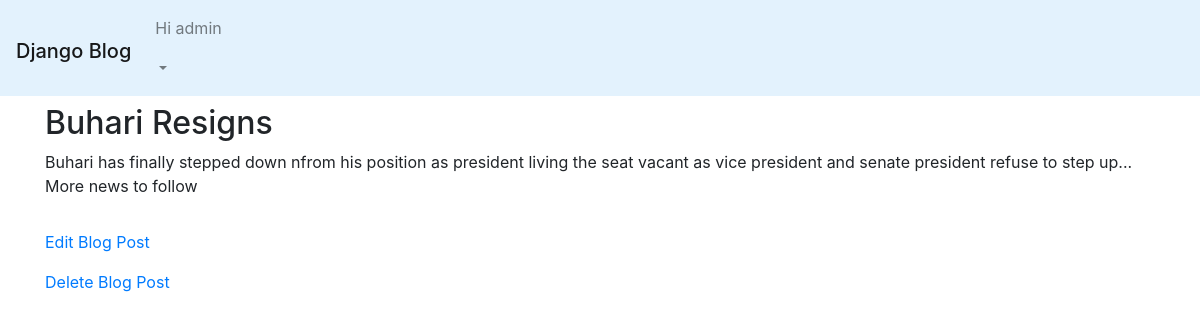
The app's page /post/2/ (signed in) with its own data.
### users/models.py (models this page shows)
class CustomUser(AbstractUser):
    pass

### blog_app/models.py (models this page shows, shortened)
class Post(models.Model):
    title = models.CharField(max_length=200)
    author = models.ForeignKey(get_user_model(), on_delete=models.CASCADE)
    body = models.TextField()

### blog_app/views.py (the view)
# urls.py: path('post/<int:pk>/', PostDetailView.as_view(), name='post-detail'),
class PostDetailView(DetailView):
    model = Post
    template_name = 'blog_app/post_detail.html'

### blog_app/templates/blog_app/post_detail.html
{% extends 'blog_app/base.html' %}
{% block content %}
    <div class="post-entry">
        <h2>{{ post.title }}</h2>
        <p>{{ post.body }}</p>
    </div>
    <p><a href="{% url 'post-edit' post.pk %}">Edit Blog Post</a></p>
    <p><a href="{% url 'post-delete' post.pk %}">Delete Blog Post</a></p>
{% endblock %}

### blog_app/templates/blog_app/base.html (shortened to what this page needs)
<!DOCTYPE html>
{% load static %}
<html lang="en">
<head>
    <link rel="stylesheet" href="{% static 'css/base.css' %}">
    <link rel="stylesheet" href="https://stackpath.bootstrapcdn.com/bootstrap/4.1.3/css/bootstrap.min.css"
>
</head>
<body>
    <nav class='navbar navbar-expand-lg navbar-light' style="background-color: #e3f2fd;">
        <h1><a href="{% url 'post-list' %}" class="navbar-brand">Django Blog</a></h1>
        <div class="collapse navbar-collapse" id="navbarCollapse">
            {% if user.is_authenticated %}
                <ul class="navbar-nav me-auto mb-2 mb-lg-0">
                    <li class="nav-item">
                        <a class="nav-link dropdown-toggle" href="#" id="userMenu" role="button" data-toggle="dropdown" aria-expanded="false">
                            <p>Hi {{ user.username }}</p>
                        </a>
                    </li>
                </ul>
            {% else %}
                <form class="form-inline ml-auto">
                    <p>You are not logged in.</p>
                    <a href="{% url 'login' %}" class="btn btn-outline-secondary">Log In</a>
                    <a href="{% url 'signup' %}" class="btn btn-primary ml-2">Sign Up</a>
                </form>
            {% endif %}
        </div>
    </nav>
    <section>
        <main class="container">
            <article>
                {% block content %}
                {% endblock %}
            </article>
        </main>
    </section>
</body>
</html>

### static/css/base.css (style rules this page uses)
body { font-family: Arial, Helvetica, sans-serif; font-size: 18px; }
.post-entry { margin-bottom: 2rem; }
.post-entry h2 { margin: 0.5rem 0; }
.post-entry p { margin: 0; font-weight: 400; }

### records on screen
CustomUser: username "admin"
Post: title "Buhari Resigns", body "Buhari has finally stepped down nfrom his position as president living the seat vacant as vice president and senate president refuse to step up... More news to follow"
